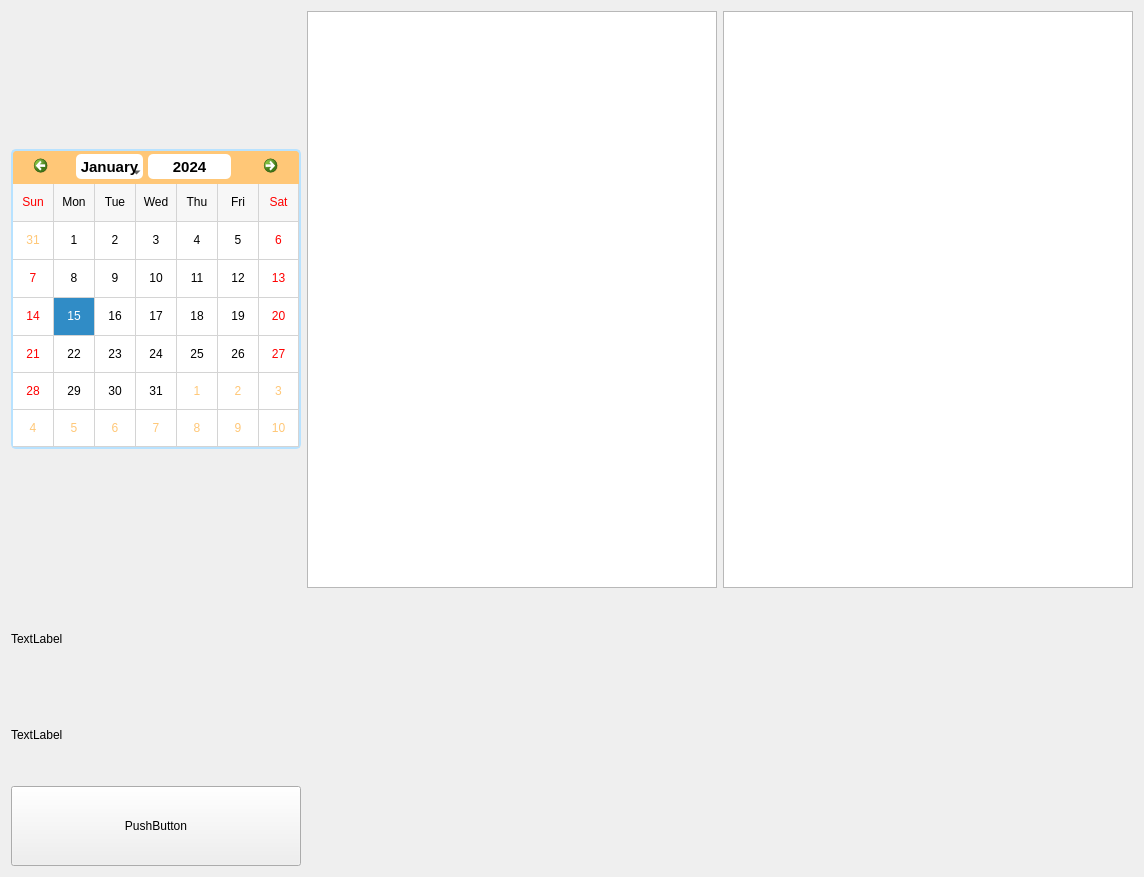
                     <widget class="QWidget" name="postSales">
                      <layout class="QVBoxLayout" name="verticalLayout_20">
                       <item>
                        <layout class="QGridLayout" name="gridLayout_2">
                         <item row="0" column="3">
                          <widget class="QPlainTextEdit" name="pte_daily_sales">
                           <property name="minimumSize">
                            <size>
                             <width>410</width>
                             <height>577</height>
                            </size>
                           </property>
                           <property name="maximumSize">
                            <size>
                             <width>410</width>
                             <height>577</height>
                            </size>
                           </property>
                           <property name="font">
                            <font>
                             <family>NanumGothic</family>
                             <pointsize>10</pointsize>
                             <weight>50</weight>
                             <italic>false</italic>
                             <bold>false</bold>
                            </font>
                           </property>
                           <property name="readOnly">
                            <bool>true</bool>
                           </property>
                           <property name="backgroundVisible">
                            <bool>false</bool>
                           </property>
                           <property name="centerOnScroll">
                            <bool>false</bool>
                           </property>
                          </widget>
                         </item>
                         <item row="3" column="0">
                          <widget class="QPushButton" name="btn_cal_priod">
                           <property name="sizePolicy">
                            <sizepolicy hsizetype="Preferred" vsizetype="Preferred">
                             <horstretch>0</horstretch>
                             <verstretch>0</verstretch>
                            </sizepolicy>
                           </property>
                           <property name="minimumSize">
                            <size>
                             <width>290</width>
                             <height>80</height>
                            </size>
                           </property>
                           <property name="maximumSize">
                            <size>
                             <width>290</width>
                             <height>80</height>
                            </size>
                           </property>
                           <property name="text">
                            <string>PushButton</string>
                           </property>
                          </widget>
                         </item>
                         <item row="1" column="0">
                          <widget class="QLabel" name="Lbl_To">
                           <property name="minimumSize">
                            <size>
                             <width>290</width>
                             <height>90</height>
                            </size>
                           </property>
                           <property name="maximumSize">
                            <size>
                             <width>290</width>
                             <height>90</height>
                            </size>
                           </property>
                           <property name="text">
                            <string>TextLabel</string>
                           </property>
                          </widget>
                         </item>
                         <item row="0" column="2">
                          <widget class="QListWidget" name="lsw_daily_sales">
                           <property name="minimumSize">
                            <size>
                             <width>410</width>
                             <height>577</height>
                            </size>
                           </property>
                           <property name="maximumSize">
                            <size>
                             <width>410</width>
                             <height>577</height>
                            </size>
                           </property>
                          </widget>
                         </item>
                         <item row="2" column="0">
                          <widget class="QLabel" name="Lbl_From">
                           <property name="minimumSize">
                            <size>
                             <width>290</width>
                             <height>90</height>
                            </size>
                           </property>
                           <property name="maximumSize">
                            <size>
                             <width>290</width>
                             <height>90</height>
                            </size>
                           </property>
                           <property name="text">
                            <string>TextLabel</string>
                           </property>
                          </widget>
                         </item>
                         <item row="0" column="0">
                          <widget class="QCalendarWidget" name="cal_daily_sales">
                           <property name="minimumSize">
                            <size>
                             <width>290</width>
                             <height>300</height>
                            </size>
                           </property>
                           <property name="maximumSize">
                            <size>
                             <width>290</width>
                             <height>300</height>
                            </size>
                           </property>
                           <property name="styleSheet">
                            <string notr="true">/* //////////////////////////////////////////////////////////////////////////////////////// */
/* style for top navigation area ###############################################*/ 

#qt_calendar_navigationbar {
    background-color: #FFC777;
	border: 2px solid  #B8E2FF;
	border-bottom: 0px;
	border-top-left-radius: 5px;
	border-top-right-radius: 5px;
}

/* style for month change buttons ############################################ */

#qt_calendar_prevmonth, 
#qt_calendar_nextmonth {
	/* border delete */
    border: none;  
    /* delete default icons */
	qproperty-icon: none; 
	
    min-width: 50px;
    max-width: 50px;
    min-height: 25px;
    max-height: 25px;

    border-radius: 5px; 
	/* set background transparent */
    background-color: transparent; 
	padding: 5px;
}

/* style for pre month button ############################################ */

#qt_calendar_prevmonth {
	/* set text for button */
	/* qproperty-text: PREV; */
	margin-left: 15px;
	image: url(:/icon/images/icons/cil-caret-left.png);
	margin: 0px;
}

/* style for next month button ########################################### */
#qt_calendar_nextmonth {
    /* qproperty-text: NEXT; */
	margin-right: 15px;
	image: url(:/icon/images/icons/cil-caret-right.png);
	margin: 0px;
}
#qt_calendar_prevmonth:hover, 
#qt_calendar_nextmonth:hover {
    background-color: #55aaff;
}

#qt_calendar_prevmonth:pressed, 
#qt_calendar_nextmonth:pressed {
    background-color: rgba(235, 235, 235, 100);
}

/* Style for month and year buttons #################################### */

#qt_calendar_yearbutton {
	width: 60px;
    color: black;
	background-color: white;
	margin:5px;
    border-radius: 5px;
	font-size: 15px;
	padding:0px 10px;
}

#qt_calendar_monthbutton {
	width: 60px;
    color: black;
	background-color: white;
	font-size: 15px;
	margin:5px 0px;
    border-radius: 5px;
	padding:0px 2px;
}

#qt_calendar_yearbutton:hover, 
#qt_calendar_monthbutton:hover {
    background-color: #FFC777;
}

#qt_calendar_yearbutton:pressed, 
#qt_calendar_monthbutton:pressed {
    background-color: rgba(235, 235, 235, 100);
}


/* Style for year input lineEdit ######################################*/

#qt_calendar_yearedit {
    min-width: 70px;
    color: black;
    background: #ffffff;
	font-size: 15px;
	text-align: center;
	margin:5px 0px;
    border-radius: 5px;
	padding:0px 1px;
}

/* Style for year change buttons ######################################*/

#qt_calendar_yearedit::up-button { 
	image: url(:/icon/images/icons/cil-caret-top.png);
    subcontrol-position: right;
	background-color: #FFC777;
}

#qt_calendar_yearedit::down-button { 
	image: url(:/icon/images/icons/cil-caret-bottom.png);
    subcontrol-position: left; 
	background-color: #FFC777;
}

#qt_calendar_yearedit::down-button, 
#qt_calendar_yearedit::up-button {
	width: 15px;
	height: 25px;
	padding: 0px 5px;
	border-radius:3px;
}

#qt_calendar_yearedit::down-button:hover, 
#qt_calendar_yearedit::up-button:hover {
	background-color: #55aaff;
}

/* Style for month select menu ##################################### */

#calendarWidget QToolButton QMenu {
    background-color: white;
}
#calendarWidget QToolButton QMenu::item {
	/*padding: 10px;*/
}
#calendarWidget QToolButton QMenu::item:selected:enabled {
    background-color: #55aaff;
}

#calendarWidget QToolButton::menu-indicator {
	/* Remove toolButton arrow */
    /*image: none; */
	nosubcontrol-origin: margin;
	subcontrol-position: right center;
	margin-top: 10px;
	width:20px;
}

/* Style for calendar table ########################################## */
#qt_calendar_calendarview {
	/* Remove the selected dashed box */
    outline: 0px;

	border: 2px solid  #B8E2FF;
	border-top: 0px;
	border-bottom-left-radius: 5px;
	border-bottom-right-radius: 5px;
}

#qt_calendar_calendarview::item:hover {
    border-radius:5px;
	background-color:#aaffff;
}

#qt_calendar_calendarview::item:selected {
    background-color: #55aa7f; 
	border-radius:5px;
}

QCalendarWidget QAbstractItemView:enabled{
	background-color: white;
    color: black;
}
QCalendarWidget QAbstractItemView:disabled{
	background-color: white;
    color: #FFC777;
}</string>
                           </property>
                           <property name="minimumDate">
                            <date>
                             <year>2023</year>
                             <month>6</month>
                             <day>1</day>
                            </date>
                           </property>
                           <property name="firstDayOfWeek">
                            <enum>Qt::Sunday</enum>
                           </property>
                           <property name="gridVisible">
                            <bool>true</bool>
                           </property>
                           <property name="horizontalHeaderFormat">
                            <enum>QCalendarWidget::ShortDayNames</enum>
                           </property>
                           <property name="verticalHeaderFormat">
                            <enum>QCalendarWidget::NoVerticalHeader</enum>
                           </property>
                           <property name="dateEditEnabled">
                            <bool>false</bool>
                           </property>
                          </widget>
                         </item>
                        </layout>
                       </item>
                      </layout>
                     </widget>
